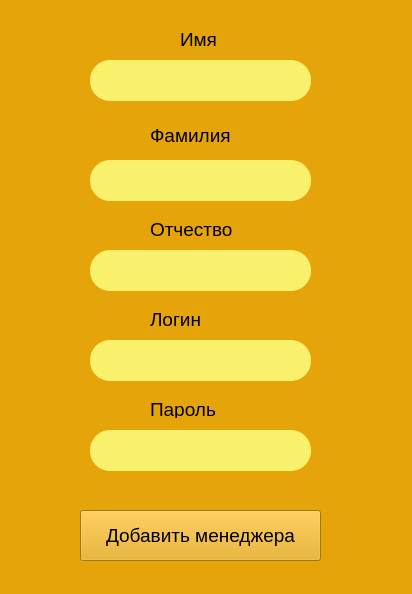
<?xml version="1.0" encoding="UTF-8"?>
<ui version="4.0">
 <class>Form</class>
 <widget class="QWidget" name="Form">
  <property name="geometry">
   <rect>
    <x>0</x>
    <y>0</y>
    <width>412</width>
    <height>594</height>
   </rect>
  </property>
  <property name="windowTitle">
   <string>добавить менеджера</string>
  </property>
  <property name="styleSheet">
   <string notr="true">background-color: rgb(229, 165, 10);</string>
  </property>
  <widget class="QLineEdit" name="lineEdit_3">
   <property name="geometry">
    <rect>
     <x>90</x>
     <y>250</y>
     <width>221</width>
     <height>41</height>
    </rect>
   </property>
   <property name="styleSheet">
    <string notr="true">background-color: rgb(249, 240, 107);
border-radius: 20px;
border: rgb(255, 163, 72);
</string>
   </property>
  </widget>
  <widget class="QLabel" name="label_2">
   <property name="geometry">
    <rect>
     <x>150</x>
     <y>120</y>
     <width>111</width>
     <height>31</height>
    </rect>
   </property>
   <property name="font">
    <font>
     <pointsize>14</pointsize>
    </font>
   </property>
   <property name="text">
    <string>Фамилия</string>
   </property>
  </widget>
  <widget class="QLabel" name="label">
   <property name="geometry">
    <rect>
     <x>180</x>
     <y>30</y>
     <width>91</width>
     <height>18</height>
    </rect>
   </property>
   <property name="font">
    <font>
     <pointsize>14</pointsize>
    </font>
   </property>
   <property name="text">
    <string>Имя</string>
   </property>
  </widget>
  <widget class="QLineEdit" name="lineEdit">
   <property name="geometry">
    <rect>
     <x>90</x>
     <y>60</y>
     <width>221</width>
     <height>41</height>
    </rect>
   </property>
   <property name="styleSheet">
    <string notr="true">background-color: rgb(249, 240, 107);
border-radius: 20px;
border: rgb(255, 163, 72);
</string>
   </property>
  </widget>
  <widget class="QLineEdit" name="lineEdit_2">
   <property name="geometry">
    <rect>
     <x>90</x>
     <y>160</y>
     <width>221</width>
     <height>41</height>
    </rect>
   </property>
   <property name="styleSheet">
    <string notr="true">background-color: rgb(249, 240, 107);
border-radius: 20px;
border: rgb(255, 163, 72);
</string>
   </property>
  </widget>
  <widget class="QLabel" name="label_3">
   <property name="geometry">
    <rect>
     <x>150</x>
     <y>220</y>
     <width>121</width>
     <height>18</height>
    </rect>
   </property>
   <property name="font">
    <font>
     <pointsize>14</pointsize>
    </font>
   </property>
   <property name="text">
    <string>Отчество</string>
   </property>
  </widget>
  <widget class="QLineEdit" name="lineEdit_4">
   <property name="geometry">
    <rect>
     <x>90</x>
     <y>340</y>
     <width>221</width>
     <height>41</height>
    </rect>
   </property>
   <property name="styleSheet">
    <string notr="true">background-color: rgb(249, 240, 107);
border-radius: 20px;
border: rgb(255, 163, 72);
</string>
   </property>
  </widget>
  <widget class="QLabel" name="label_4">
   <property name="geometry">
    <rect>
     <x>150</x>
     <y>310</y>
     <width>121</width>
     <height>18</height>
    </rect>
   </property>
   <property name="font">
    <font>
     <pointsize>14</pointsize>
    </font>
   </property>
   <property name="text">
    <string>Логин</string>
   </property>
  </widget>
  <widget class="QLineEdit" name="lineEdit_5">
   <property name="geometry">
    <rect>
     <x>90</x>
     <y>430</y>
     <width>221</width>
     <height>41</height>
    </rect>
   </property>
   <property name="styleSheet">
    <string notr="true">background-color: rgb(249, 240, 107);
border-radius: 20px;
border: rgb(255, 163, 72);
</string>
   </property>
  </widget>
  <widget class="QLabel" name="label_5">
   <property name="geometry">
    <rect>
     <x>150</x>
     <y>400</y>
     <width>121</width>
     <height>18</height>
    </rect>
   </property>
   <property name="font">
    <font>
     <pointsize>14</pointsize>
    </font>
   </property>
   <property name="text">
    <string>Пароль</string>
   </property>
  </widget>
  <widget class="QPushButton" name="add_product_btn_2">
   <property name="geometry">
    <rect>
     <x>80</x>
     <y>510</y>
     <width>241</width>
     <height>51</height>
    </rect>
   </property>
   <property name="font">
    <font>
     <pointsize>14</pointsize>
    </font>
   </property>
   <property name="text">
    <string>Добавить менеджера</string>
   </property>
  </widget>
 </widget>
 <resources/>
 <connections/>
</ui>
